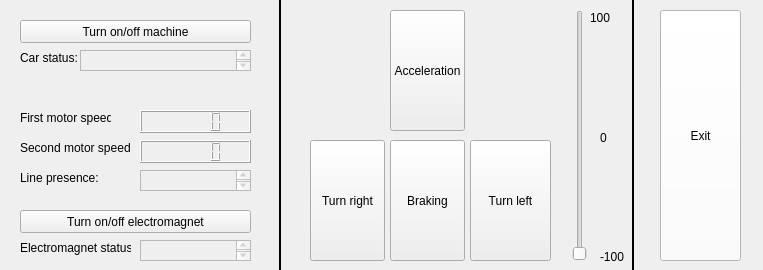
<?xml version="1.0" encoding="UTF-8"?>
<ui version="4.0">
 <class>Widget</class>
 <widget class="QWidget" name="Widget">
  <property name="geometry">
   <rect>
    <x>0</x>
    <y>0</y>
    <width>763</width>
    <height>270</height>
   </rect>
  </property>
  <property name="windowTitle">
   <string>CarInterface</string>
  </property>
  <widget class="QPushButton" name="pushButton">
   <property name="geometry">
    <rect>
     <x>390</x>
     <y>10</y>
     <width>75</width>
     <height>121</height>
    </rect>
   </property>
   <property name="cursor">
    <cursorShape>PointingHandCursor</cursorShape>
   </property>
   <property name="text">
    <string>Acceleration</string>
   </property>
  </widget>
  <widget class="QLabel" name="label">
   <property name="geometry">
    <rect>
     <x>20</x>
     <y>110</y>
     <width>91</width>
     <height>16</height>
    </rect>
   </property>
   <property name="text">
    <string>First motor speed:</string>
   </property>
  </widget>
  <widget class="QPushButton" name="pushButton_2">
   <property name="geometry">
    <rect>
     <x>390</x>
     <y>140</y>
     <width>75</width>
     <height>121</height>
    </rect>
   </property>
   <property name="cursor">
    <cursorShape>PointingHandCursor</cursorShape>
   </property>
   <property name="text">
    <string>Braking</string>
   </property>
  </widget>
  <widget class="QPushButton" name="pushButton_3">
   <property name="geometry">
    <rect>
     <x>470</x>
     <y>140</y>
     <width>81</width>
     <height>121</height>
    </rect>
   </property>
   <property name="cursor">
    <cursorShape>PointingHandCursor</cursorShape>
   </property>
   <property name="text">
    <string>Turn left</string>
   </property>
  </widget>
  <widget class="QPushButton" name="pushButton_4">
   <property name="geometry">
    <rect>
     <x>310</x>
     <y>140</y>
     <width>75</width>
     <height>121</height>
    </rect>
   </property>
   <property name="cursor">
    <cursorShape>PointingHandCursor</cursorShape>
   </property>
   <property name="text">
    <string>Turn right</string>
   </property>
  </widget>
  <widget class="QLabel" name="label_2">
   <property name="geometry">
    <rect>
     <x>20</x>
     <y>50</y>
     <width>71</width>
     <height>16</height>
    </rect>
   </property>
   <property name="text">
    <string>Car status:</string>
   </property>
  </widget>
  <widget class="QTextEdit" name="textEdit">
   <property name="enabled">
    <bool>false</bool>
   </property>
   <property name="geometry">
    <rect>
     <x>80</x>
     <y>50</y>
     <width>171</width>
     <height>21</height>
    </rect>
   </property>
  </widget>
  <widget class="QPushButton" name="pushButton_5">
   <property name="geometry">
    <rect>
     <x>20</x>
     <y>20</y>
     <width>231</width>
     <height>23</height>
    </rect>
   </property>
   <property name="cursor">
    <cursorShape>PointingHandCursor</cursorShape>
   </property>
   <property name="text">
    <string>Turn on/off machine</string>
   </property>
  </widget>
  <widget class="QLabel" name="label_3">
   <property name="geometry">
    <rect>
     <x>20</x>
     <y>140</y>
     <width>111</width>
     <height>16</height>
    </rect>
   </property>
   <property name="text">
    <string>Second motor speed:</string>
   </property>
  </widget>
  <widget class="QLabel" name="label_4">
   <property name="geometry">
    <rect>
     <x>20</x>
     <y>170</y>
     <width>101</width>
     <height>16</height>
    </rect>
   </property>
   <property name="text">
    <string>Line presence:</string>
   </property>
  </widget>
  <widget class="QTextEdit" name="textEdit_4">
   <property name="enabled">
    <bool>false</bool>
   </property>
   <property name="geometry">
    <rect>
     <x>140</x>
     <y>170</y>
     <width>111</width>
     <height>21</height>
    </rect>
   </property>
  </widget>
  <widget class="QLabel" name="label_5">
   <property name="geometry">
    <rect>
     <x>20</x>
     <y>240</y>
     <width>111</width>
     <height>16</height>
    </rect>
   </property>
   <property name="text">
    <string>Electromagnet status:</string>
   </property>
  </widget>
  <widget class="QTextEdit" name="textEdit_5">
   <property name="enabled">
    <bool>false</bool>
   </property>
   <property name="geometry">
    <rect>
     <x>140</x>
     <y>240</y>
     <width>111</width>
     <height>21</height>
    </rect>
   </property>
  </widget>
  <widget class="QPushButton" name="pushButton_6">
   <property name="geometry">
    <rect>
     <x>20</x>
     <y>210</y>
     <width>231</width>
     <height>23</height>
    </rect>
   </property>
   <property name="cursor">
    <cursorShape>PointingHandCursor</cursorShape>
   </property>
   <property name="text">
    <string>Turn on/off electromagnet</string>
   </property>
  </widget>
  <widget class="QSlider" name="verticalSlider">
   <property name="geometry">
    <rect>
     <x>570</x>
     <y>10</y>
     <width>20</width>
     <height>251</height>
    </rect>
   </property>
   <property name="orientation">
    <enum>Qt::Vertical</enum>
   </property>
  </widget>
  <widget class="QLabel" name="label_6">
   <property name="geometry">
    <rect>
     <x>600</x>
     <y>130</y>
     <width>16</width>
     <height>16</height>
    </rect>
   </property>
   <property name="text">
    <string>0</string>
   </property>
  </widget>
  <widget class="QLabel" name="label_7">
   <property name="geometry">
    <rect>
     <x>600</x>
     <y>250</y>
     <width>46</width>
     <height>13</height>
    </rect>
   </property>
   <property name="text">
    <string>-100</string>
   </property>
  </widget>
  <widget class="QLabel" name="label_8">
   <property name="geometry">
    <rect>
     <x>590</x>
     <y>10</y>
     <width>31</width>
     <height>16</height>
    </rect>
   </property>
   <property name="text">
    <string>100</string>
   </property>
  </widget>
  <widget class="QLCDNumber" name="lcdNumber">
   <property name="geometry">
    <rect>
     <x>140</x>
     <y>110</y>
     <width>111</width>
     <height>23</height>
    </rect>
   </property>
  </widget>
  <widget class="QLCDNumber" name="lcdNumber_2">
   <property name="geometry">
    <rect>
     <x>140</x>
     <y>140</y>
     <width>111</width>
     <height>23</height>
    </rect>
   </property>
  </widget>
  <widget class="Line" name="line">
   <property name="geometry">
    <rect>
     <x>270</x>
     <y>0</y>
     <width>20</width>
     <height>271</height>
    </rect>
   </property>
   <property name="palette">
    <palette>
     <active>
      <colorrole role="WindowText">
       <brush brushstyle="SolidPattern">
        <color alpha="255">
         <red>255</red>
         <green>255</green>
         <blue>255</blue>
        </color>
       </brush>
      </colorrole>
      <colorrole role="Button">
       <brush brushstyle="SolidPattern">
        <color alpha="255">
         <red>0</red>
         <green>0</green>
         <blue>0</blue>
        </color>
       </brush>
      </colorrole>
      <colorrole role="Light">
       <brush brushstyle="SolidPattern">
        <color alpha="255">
         <red>0</red>
         <green>0</green>
         <blue>0</blue>
        </color>
       </brush>
      </colorrole>
      <colorrole role="Midlight">
       <brush brushstyle="SolidPattern">
        <color alpha="255">
         <red>0</red>
         <green>0</green>
         <blue>0</blue>
        </color>
       </brush>
      </colorrole>
      <colorrole role="Dark">
       <brush brushstyle="SolidPattern">
        <color alpha="255">
         <red>0</red>
         <green>0</green>
         <blue>0</blue>
        </color>
       </brush>
      </colorrole>
      <colorrole role="Mid">
       <brush brushstyle="SolidPattern">
        <color alpha="255">
         <red>0</red>
         <green>0</green>
         <blue>0</blue>
        </color>
       </brush>
      </colorrole>
      <colorrole role="Text">
       <brush brushstyle="SolidPattern">
        <color alpha="255">
         <red>255</red>
         <green>255</green>
         <blue>255</blue>
        </color>
       </brush>
      </colorrole>
      <colorrole role="BrightText">
       <brush brushstyle="SolidPattern">
        <color alpha="255">
         <red>255</red>
         <green>255</green>
         <blue>255</blue>
        </color>
       </brush>
      </colorrole>
      <colorrole role="ButtonText">
       <brush brushstyle="SolidPattern">
        <color alpha="255">
         <red>255</red>
         <green>255</green>
         <blue>255</blue>
        </color>
       </brush>
      </colorrole>
      <colorrole role="Base">
       <brush brushstyle="SolidPattern">
        <color alpha="255">
         <red>0</red>
         <green>0</green>
         <blue>0</blue>
        </color>
       </brush>
      </colorrole>
      <colorrole role="Window">
       <brush brushstyle="SolidPattern">
        <color alpha="255">
         <red>0</red>
         <green>0</green>
         <blue>0</blue>
        </color>
       </brush>
      </colorrole>
      <colorrole role="Shadow">
       <brush brushstyle="SolidPattern">
        <color alpha="255">
         <red>0</red>
         <green>0</green>
         <blue>0</blue>
        </color>
       </brush>
      </colorrole>
      <colorrole role="AlternateBase">
       <brush brushstyle="SolidPattern">
        <color alpha="255">
         <red>0</red>
         <green>0</green>
         <blue>0</blue>
        </color>
       </brush>
      </colorrole>
      <colorrole role="ToolTipBase">
       <brush brushstyle="SolidPattern">
        <color alpha="255">
         <red>255</red>
         <green>255</green>
         <blue>220</blue>
        </color>
       </brush>
      </colorrole>
      <colorrole role="ToolTipText">
       <brush brushstyle="SolidPattern">
        <color alpha="255">
         <red>0</red>
         <green>0</green>
         <blue>0</blue>
        </color>
       </brush>
      </colorrole>
     </active>
     <inactive>
      <colorrole role="WindowText">
       <brush brushstyle="SolidPattern">
        <color alpha="255">
         <red>255</red>
         <green>255</green>
         <blue>255</blue>
        </color>
       </brush>
      </colorrole>
      <colorrole role="Button">
       <brush brushstyle="SolidPattern">
        <color alpha="255">
         <red>0</red>
         <green>0</green>
         <blue>0</blue>
        </color>
       </brush>
      </colorrole>
      <colorrole role="Light">
       <brush brushstyle="SolidPattern">
        <color alpha="255">
         <red>0</red>
         <green>0</green>
         <blue>0</blue>
        </color>
       </brush>
      </colorrole>
      <colorrole role="Midlight">
       <brush brushstyle="SolidPattern">
        <color alpha="255">
         <red>0</red>
         <green>0</green>
         <blue>0</blue>
        </color>
       </brush>
      </colorrole>
      <colorrole role="Dark">
       <brush brushstyle="SolidPattern">
        <color alpha="255">
         <red>0</red>
         <green>0</green>
         <blue>0</blue>
        </color>
       </brush>
      </colorrole>
      <colorrole role="Mid">
       <brush brushstyle="SolidPattern">
        <color alpha="255">
         <red>0</red>
         <green>0</green>
         <blue>0</blue>
        </color>
       </brush>
      </colorrole>
      <colorrole role="Text">
       <brush brushstyle="SolidPattern">
        <color alpha="255">
         <red>255</red>
         <green>255</green>
         <blue>255</blue>
        </color>
       </brush>
      </colorrole>
      <colorrole role="BrightText">
       <brush brushstyle="SolidPattern">
        <color alpha="255">
         <red>255</red>
         <green>255</green>
         <blue>255</blue>
        </color>
       </brush>
      </colorrole>
      <colorrole role="ButtonText">
       <brush brushstyle="SolidPattern">
        <color alpha="255">
         <red>255</red>
         <green>255</green>
         <blue>255</blue>
        </color>
       </brush>
      </colorrole>
      <colorrole role="Base">
       <brush brushstyle="SolidPattern">
        <color alpha="255">
         <red>0</red>
         <green>0</green>
         <blue>0</blue>
        </color>
       </brush>
      </colorrole>
      <colorrole role="Window">
       <brush brushstyle="SolidPattern">
        <color alpha="255">
         <red>0</red>
         <green>0</green>
         <blue>0</blue>
        </color>
       </brush>
      </colorrole>
      <colorrole role="Shadow">
       <brush brushstyle="SolidPattern">
        <color alpha="255">
         <red>0</red>
         <green>0</green>
         <blue>0</blue>
        </color>
       </brush>
      </colorrole>
      <colorrole role="AlternateBase">
       <brush brushstyle="SolidPattern">
        <color alpha="255">
         <red>0</red>
         <green>0</green>
         <blue>0</blue>
        </color>
       </brush>
      </colorrole>
      <colorrole role="ToolTipBase">
       <brush brushstyle="SolidPattern">
        <color alpha="255">
         <red>255</red>
         <green>255</green>
         <blue>220</blue>
        </color>
       </brush>
      </colorrole>
      <colorrole role="ToolTipText">
       <brush brushstyle="SolidPattern">
        <color alpha="255">
         <red>0</red>
         <green>0</green>
         <blue>0</blue>
        </color>
       </brush>
      </colorrole>
     </inactive>
     <disabled>
      <colorrole role="WindowText">
       <brush brushstyle="SolidPattern">
        <color alpha="255">
         <red>0</red>
         <green>0</green>
         <blue>0</blue>
        </color>
       </brush>
      </colorrole>
      <colorrole role="Button">
       <brush brushstyle="SolidPattern">
        <color alpha="255">
         <red>0</red>
         <green>0</green>
         <blue>0</blue>
        </color>
       </brush>
      </colorrole>
      <colorrole role="Light">
       <brush brushstyle="SolidPattern">
        <color alpha="255">
         <red>0</red>
         <green>0</green>
         <blue>0</blue>
        </color>
       </brush>
      </colorrole>
      <colorrole role="Midlight">
       <brush brushstyle="SolidPattern">
        <color alpha="255">
         <red>0</red>
         <green>0</green>
         <blue>0</blue>
        </color>
       </brush>
      </colorrole>
      <colorrole role="Dark">
       <brush brushstyle="SolidPattern">
        <color alpha="255">
         <red>0</red>
         <green>0</green>
         <blue>0</blue>
        </color>
       </brush>
      </colorrole>
      <colorrole role="Mid">
       <brush brushstyle="SolidPattern">
        <color alpha="255">
         <red>0</red>
         <green>0</green>
         <blue>0</blue>
        </color>
       </brush>
      </colorrole>
      <colorrole role="Text">
       <brush brushstyle="SolidPattern">
        <color alpha="255">
         <red>0</red>
         <green>0</green>
         <blue>0</blue>
        </color>
       </brush>
      </colorrole>
      <colorrole role="BrightText">
       <brush brushstyle="SolidPattern">
        <color alpha="255">
         <red>255</red>
         <green>255</green>
         <blue>255</blue>
        </color>
       </brush>
      </colorrole>
      <colorrole role="ButtonText">
       <brush brushstyle="SolidPattern">
        <color alpha="255">
         <red>0</red>
         <green>0</green>
         <blue>0</blue>
        </color>
       </brush>
      </colorrole>
      <colorrole role="Base">
       <brush brushstyle="SolidPattern">
        <color alpha="255">
         <red>0</red>
         <green>0</green>
         <blue>0</blue>
        </color>
       </brush>
      </colorrole>
      <colorrole role="Window">
       <brush brushstyle="SolidPattern">
        <color alpha="255">
         <red>0</red>
         <green>0</green>
         <blue>0</blue>
        </color>
       </brush>
      </colorrole>
      <colorrole role="Shadow">
       <brush brushstyle="SolidPattern">
        <color alpha="255">
         <red>0</red>
         <green>0</green>
         <blue>0</blue>
        </color>
       </brush>
      </colorrole>
      <colorrole role="AlternateBase">
       <brush brushstyle="SolidPattern">
        <color alpha="255">
         <red>0</red>
         <green>0</green>
         <blue>0</blue>
        </color>
       </brush>
      </colorrole>
      <colorrole role="ToolTipBase">
       <brush brushstyle="SolidPattern">
        <color alpha="255">
         <red>255</red>
         <green>255</green>
         <blue>220</blue>
        </color>
       </brush>
      </colorrole>
      <colorrole role="ToolTipText">
       <brush brushstyle="SolidPattern">
        <color alpha="255">
         <red>0</red>
         <green>0</green>
         <blue>0</blue>
        </color>
       </brush>
      </colorrole>
     </disabled>
    </palette>
   </property>
   <property name="orientation">
    <enum>Qt::Vertical</enum>
   </property>
  </widget>
  <widget class="Line" name="line_2">
   <property name="geometry">
    <rect>
     <x>623</x>
     <y>-10</y>
     <width>20</width>
     <height>291</height>
    </rect>
   </property>
   <property name="palette">
    <palette>
     <active>
      <colorrole role="WindowText">
       <brush brushstyle="SolidPattern">
        <color alpha="255">
         <red>255</red>
         <green>255</green>
         <blue>255</blue>
        </color>
       </brush>
      </colorrole>
      <colorrole role="Button">
       <brush brushstyle="SolidPattern">
        <color alpha="255">
         <red>0</red>
         <green>0</green>
         <blue>0</blue>
        </color>
       </brush>
      </colorrole>
      <colorrole role="Light">
       <brush brushstyle="SolidPattern">
        <color alpha="255">
         <red>0</red>
         <green>0</green>
         <blue>0</blue>
        </color>
       </brush>
      </colorrole>
      <colorrole role="Midlight">
       <brush brushstyle="SolidPattern">
        <color alpha="255">
         <red>0</red>
         <green>0</green>
         <blue>0</blue>
        </color>
       </brush>
      </colorrole>
      <colorrole role="Dark">
       <brush brushstyle="SolidPattern">
        <color alpha="255">
         <red>0</red>
         <green>0</green>
         <blue>0</blue>
        </color>
       </brush>
      </colorrole>
      <colorrole role="Mid">
       <brush brushstyle="SolidPattern">
        <color alpha="255">
         <red>0</red>
         <green>0</green>
         <blue>0</blue>
        </color>
       </brush>
      </colorrole>
      <colorrole role="Text">
       <brush brushstyle="SolidPattern">
        <color alpha="255">
         <red>255</red>
         <green>255</green>
         <blue>255</blue>
        </color>
       </brush>
      </colorrole>
      <colorrole role="BrightText">
       <brush brushstyle="SolidPattern">
        <color alpha="255">
         <red>255</red>
         <green>255</green>
         <blue>255</blue>
        </color>
       </brush>
      </colorrole>
      <colorrole role="ButtonText">
       <brush brushstyle="SolidPattern">
        <color alpha="255">
         <red>255</red>
         <green>255</green>
         <blue>255</blue>
        </color>
       </brush>
      </colorrole>
      <colorrole role="Base">
       <brush brushstyle="SolidPattern">
        <color alpha="255">
         <red>0</red>
         <green>0</green>
         <blue>0</blue>
        </color>
       </brush>
      </colorrole>
      <colorrole role="Window">
       <brush brushstyle="SolidPattern">
        <color alpha="255">
         <red>0</red>
         <green>0</green>
         <blue>0</blue>
        </color>
       </brush>
      </colorrole>
      <colorrole role="Shadow">
       <brush brushstyle="SolidPattern">
        <color alpha="255">
         <red>0</red>
         <green>0</green>
         <blue>0</blue>
        </color>
       </brush>
      </colorrole>
      <colorrole role="AlternateBase">
       <brush brushstyle="SolidPattern">
        <color alpha="255">
         <red>0</red>
         <green>0</green>
         <blue>0</blue>
        </color>
       </brush>
      </colorrole>
      <colorrole role="ToolTipBase">
       <brush brushstyle="SolidPattern">
        <color alpha="255">
         <red>255</red>
         <green>255</green>
         <blue>220</blue>
        </color>
       </brush>
      </colorrole>
      <colorrole role="ToolTipText">
       <brush brushstyle="SolidPattern">
        <color alpha="255">
         <red>0</red>
         <green>0</green>
         <blue>0</blue>
        </color>
       </brush>
      </colorrole>
     </active>
     <inactive>
      <colorrole role="WindowText">
       <brush brushstyle="SolidPattern">
        <color alpha="255">
         <red>255</red>
         <green>255</green>
         <blue>255</blue>
        </color>
       </brush>
      </colorrole>
      <colorrole role="Button">
       <brush brushstyle="SolidPattern">
        <color alpha="255">
         <red>0</red>
         <green>0</green>
         <blue>0</blue>
        </color>
       </brush>
      </colorrole>
      <colorrole role="Light">
       <brush brushstyle="SolidPattern">
        <color alpha="255">
         <red>0</red>
         <green>0</green>
         <blue>0</blue>
        </color>
       </brush>
      </colorrole>
      <colorrole role="Midlight">
       <brush brushstyle="SolidPattern">
        <color alpha="255">
         <red>0</red>
         <green>0</green>
         <blue>0</blue>
        </color>
       </brush>
      </colorrole>
      <colorrole role="Dark">
       <brush brushstyle="SolidPattern">
        <color alpha="255">
         <red>0</red>
         <green>0</green>
         <blue>0</blue>
        </color>
       </brush>
      </colorrole>
      <colorrole role="Mid">
       <brush brushstyle="SolidPattern">
        <color alpha="255">
         <red>0</red>
         <green>0</green>
         <blue>0</blue>
        </color>
       </brush>
      </colorrole>
      <colorrole role="Text">
       <brush brushstyle="SolidPattern">
        <color alpha="255">
         <red>255</red>
         <green>255</green>
         <blue>255</blue>
        </color>
       </brush>
      </colorrole>
      <colorrole role="BrightText">
       <brush brushstyle="SolidPattern">
        <color alpha="255">
         <red>255</red>
         <green>255</green>
         <blue>255</blue>
        </color>
       </brush>
      </colorrole>
      <colorrole role="ButtonText">
       <brush brushstyle="SolidPattern">
        <color alpha="255">
         <red>255</red>
         <green>255</green>
         <blue>255</blue>
        </color>
       </brush>
      </colorrole>
      <colorrole role="Base">
       <brush brushstyle="SolidPattern">
        <color alpha="255">
         <red>0</red>
         <green>0</green>
         <blue>0</blue>
        </color>
       </brush>
      </colorrole>
      <colorrole role="Window">
       <brush brushstyle="SolidPattern">
        <color alpha="255">
         <red>0</red>
         <green>0</green>
         <blue>0</blue>
        </color>
       </brush>
      </colorrole>
      <colorrole role="Shadow">
       <brush brushstyle="SolidPattern">
        <color alpha="255">
         <red>0</red>
         <green>0</green>
         <blue>0</blue>
        </color>
       </brush>
      </colorrole>
      <colorrole role="AlternateBase">
       <brush brushstyle="SolidPattern">
        <color alpha="255">
         <red>0</red>
         <green>0</green>
         <blue>0</blue>
        </color>
       </brush>
      </colorrole>
      <colorrole role="ToolTipBase">
       <brush brushstyle="SolidPattern">
        <color alpha="255">
         <red>255</red>
         <green>255</green>
         <blue>220</blue>
        </color>
       </brush>
      </colorrole>
      <colorrole role="ToolTipText">
       <brush brushstyle="SolidPattern">
        <color alpha="255">
         <red>0</red>
         <green>0</green>
         <blue>0</blue>
        </color>
       </brush>
      </colorrole>
     </inactive>
     <disabled>
      <colorrole role="WindowText">
       <brush brushstyle="SolidPattern">
        <color alpha="255">
         <red>0</red>
         <green>0</green>
         <blue>0</blue>
        </color>
       </brush>
      </colorrole>
      <colorrole role="Button">
       <brush brushstyle="SolidPattern">
        <color alpha="255">
         <red>0</red>
         <green>0</green>
         <blue>0</blue>
        </color>
       </brush>
      </colorrole>
      <colorrole role="Light">
       <brush brushstyle="SolidPattern">
        <color alpha="255">
         <red>0</red>
         <green>0</green>
         <blue>0</blue>
        </color>
       </brush>
      </colorrole>
      <colorrole role="Midlight">
       <brush brushstyle="SolidPattern">
        <color alpha="255">
         <red>0</red>
         <green>0</green>
         <blue>0</blue>
        </color>
       </brush>
      </colorrole>
      <colorrole role="Dark">
       <brush brushstyle="SolidPattern">
        <color alpha="255">
         <red>0</red>
         <green>0</green>
         <blue>0</blue>
        </color>
       </brush>
      </colorrole>
      <colorrole role="Mid">
       <brush brushstyle="SolidPattern">
        <color alpha="255">
         <red>0</red>
         <green>0</green>
         <blue>0</blue>
        </color>
       </brush>
      </colorrole>
      <colorrole role="Text">
       <brush brushstyle="SolidPattern">
        <color alpha="255">
         <red>0</red>
         <green>0</green>
         <blue>0</blue>
        </color>
       </brush>
      </colorrole>
      <colorrole role="BrightText">
       <brush brushstyle="SolidPattern">
        <color alpha="255">
         <red>255</red>
         <green>255</green>
         <blue>255</blue>
        </color>
       </brush>
      </colorrole>
      <colorrole role="ButtonText">
       <brush brushstyle="SolidPattern">
        <color alpha="255">
         <red>0</red>
         <green>0</green>
         <blue>0</blue>
        </color>
       </brush>
      </colorrole>
      <colorrole role="Base">
       <brush brushstyle="SolidPattern">
        <color alpha="255">
         <red>0</red>
         <green>0</green>
         <blue>0</blue>
        </color>
       </brush>
      </colorrole>
      <colorrole role="Window">
       <brush brushstyle="SolidPattern">
        <color alpha="255">
         <red>0</red>
         <green>0</green>
         <blue>0</blue>
        </color>
       </brush>
      </colorrole>
      <colorrole role="Shadow">
       <brush brushstyle="SolidPattern">
        <color alpha="255">
         <red>0</red>
         <green>0</green>
         <blue>0</blue>
        </color>
       </brush>
      </colorrole>
      <colorrole role="AlternateBase">
       <brush brushstyle="SolidPattern">
        <color alpha="255">
         <red>0</red>
         <green>0</green>
         <blue>0</blue>
        </color>
       </brush>
      </colorrole>
      <colorrole role="ToolTipBase">
       <brush brushstyle="SolidPattern">
        <color alpha="255">
         <red>255</red>
         <green>255</green>
         <blue>220</blue>
        </color>
       </brush>
      </colorrole>
      <colorrole role="ToolTipText">
       <brush brushstyle="SolidPattern">
        <color alpha="255">
         <red>0</red>
         <green>0</green>
         <blue>0</blue>
        </color>
       </brush>
      </colorrole>
     </disabled>
    </palette>
   </property>
   <property name="orientation">
    <enum>Qt::Vertical</enum>
   </property>
  </widget>
  <widget class="QPushButton" name="pushButton_7">
   <property name="geometry">
    <rect>
     <x>660</x>
     <y>10</y>
     <width>81</width>
     <height>251</height>
    </rect>
   </property>
   <property name="palette">
    <palette>
     <active>
      <colorrole role="WindowText">
       <brush brushstyle="SolidPattern">
        <color alpha="255">
         <red>0</red>
         <green>0</green>
         <blue>0</blue>
        </color>
       </brush>
      </colorrole>
      <colorrole role="Button">
       <brush brushstyle="SolidPattern">
        <color alpha="255">
         <red>255</red>
         <green>255</green>
         <blue>255</blue>
        </color>
       </brush>
      </colorrole>
      <colorrole role="Light">
       <brush brushstyle="SolidPattern">
        <color alpha="255">
         <red>255</red>
         <green>255</green>
         <blue>255</blue>
        </color>
       </brush>
      </colorrole>
      <colorrole role="Midlight">
       <brush brushstyle="SolidPattern">
        <color alpha="255">
         <red>255</red>
         <green>255</green>
         <blue>255</blue>
        </color>
       </brush>
      </colorrole>
      <colorrole role="Dark">
       <brush brushstyle="SolidPattern">
        <color alpha="255">
         <red>127</red>
         <green>127</green>
         <blue>127</blue>
        </color>
       </brush>
      </colorrole>
      <colorrole role="Mid">
       <brush brushstyle="SolidPattern">
        <color alpha="255">
         <red>170</red>
         <green>170</green>
         <blue>170</blue>
        </color>
       </brush>
      </colorrole>
      <colorrole role="Text">
       <brush brushstyle="SolidPattern">
        <color alpha="255">
         <red>0</red>
         <green>0</green>
         <blue>0</blue>
        </color>
       </brush>
      </colorrole>
      <colorrole role="BrightText">
       <brush brushstyle="SolidPattern">
        <color alpha="255">
         <red>255</red>
         <green>255</green>
         <blue>255</blue>
        </color>
       </brush>
      </colorrole>
      <colorrole role="ButtonText">
       <brush brushstyle="SolidPattern">
        <color alpha="255">
         <red>0</red>
         <green>0</green>
         <blue>0</blue>
        </color>
       </brush>
      </colorrole>
      <colorrole role="Base">
       <brush brushstyle="SolidPattern">
        <color alpha="255">
         <red>255</red>
         <green>255</green>
         <blue>255</blue>
        </color>
       </brush>
      </colorrole>
      <colorrole role="Window">
       <brush brushstyle="SolidPattern">
        <color alpha="255">
         <red>255</red>
         <green>255</green>
         <blue>255</blue>
        </color>
       </brush>
      </colorrole>
      <colorrole role="Shadow">
       <brush brushstyle="SolidPattern">
        <color alpha="255">
         <red>0</red>
         <green>0</green>
         <blue>0</blue>
        </color>
       </brush>
      </colorrole>
      <colorrole role="AlternateBase">
       <brush brushstyle="SolidPattern">
        <color alpha="255">
         <red>255</red>
         <green>255</green>
         <blue>255</blue>
        </color>
       </brush>
      </colorrole>
      <colorrole role="ToolTipBase">
       <brush brushstyle="SolidPattern">
        <color alpha="255">
         <red>255</red>
         <green>255</green>
         <blue>220</blue>
        </color>
       </brush>
      </colorrole>
      <colorrole role="ToolTipText">
       <brush brushstyle="SolidPattern">
        <color alpha="255">
         <red>0</red>
         <green>0</green>
         <blue>0</blue>
        </color>
       </brush>
      </colorrole>
     </active>
     <inactive>
      <colorrole role="WindowText">
       <brush brushstyle="SolidPattern">
        <color alpha="255">
         <red>0</red>
         <green>0</green>
         <blue>0</blue>
        </color>
       </brush>
      </colorrole>
      <colorrole role="Button">
       <brush brushstyle="SolidPattern">
        <color alpha="255">
         <red>255</red>
         <green>255</green>
         <blue>255</blue>
        </color>
       </brush>
      </colorrole>
      <colorrole role="Light">
       <brush brushstyle="SolidPattern">
        <color alpha="255">
         <red>255</red>
         <green>255</green>
         <blue>255</blue>
        </color>
       </brush>
      </colorrole>
      <colorrole role="Midlight">
       <brush brushstyle="SolidPattern">
        <color alpha="255">
         <red>255</red>
         <green>255</green>
         <blue>255</blue>
        </color>
       </brush>
      </colorrole>
      <colorrole role="Dark">
       <brush brushstyle="SolidPattern">
        <color alpha="255">
         <red>127</red>
         <green>127</green>
         <blue>127</blue>
        </color>
       </brush>
      </colorrole>
      <colorrole role="Mid">
       <brush brushstyle="SolidPattern">
        <color alpha="255">
         <red>170</red>
         <green>170</green>
         <blue>170</blue>
        </color>
       </brush>
      </colorrole>
      <colorrole role="Text">
       <brush brushstyle="SolidPattern">
        <color alpha="255">
         <red>0</red>
         <green>0</green>
         <blue>0</blue>
        </color>
       </brush>
      </colorrole>
      <colorrole role="BrightText">
       <brush brushstyle="SolidPattern">
        <color alpha="255">
         <red>255</red>
         <green>255</green>
         <blue>255</blue>
        </color>
       </brush>
      </colorrole>
      <colorrole role="ButtonText">
       <brush brushstyle="SolidPattern">
        <color alpha="255">
         <red>0</red>
         <green>0</green>
         <blue>0</blue>
        </color>
       </brush>
      </colorrole>
      <colorrole role="Base">
       <brush brushstyle="SolidPattern">
        <color alpha="255">
         <red>255</red>
         <green>255</green>
         <blue>255</blue>
        </color>
       </brush>
      </colorrole>
      <colorrole role="Window">
       <brush brushstyle="SolidPattern">
        <color alpha="255">
         <red>255</red>
         <green>255</green>
         <blue>255</blue>
        </color>
       </brush>
      </colorrole>
      <colorrole role="Shadow">
       <brush brushstyle="SolidPattern">
        <color alpha="255">
         <red>0</red>
         <green>0</green>
         <blue>0</blue>
        </color>
       </brush>
      </colorrole>
      <colorrole role="AlternateBase">
       <brush brushstyle="SolidPattern">
        <color alpha="255">
         <red>255</red>
         <green>255</green>
         <blue>255</blue>
        </color>
       </brush>
      </colorrole>
      <colorrole role="ToolTipBase">
       <brush brushstyle="SolidPattern">
        <color alpha="255">
         <red>255</red>
         <green>255</green>
         <blue>220</blue>
        </color>
       </brush>
      </colorrole>
      <colorrole role="ToolTipText">
       <brush brushstyle="SolidPattern">
        <color alpha="255">
         <red>0</red>
         <green>0</green>
         <blue>0</blue>
        </color>
       </brush>
      </colorrole>
     </inactive>
     <disabled>
      <colorrole role="WindowText">
       <brush brushstyle="SolidPattern">
        <color alpha="255">
         <red>127</red>
         <green>127</green>
         <blue>127</blue>
        </color>
       </brush>
      </colorrole>
      <colorrole role="Button">
       <brush brushstyle="SolidPattern">
        <color alpha="255">
         <red>255</red>
         <green>255</green>
         <blue>255</blue>
        </color>
       </brush>
      </colorrole>
      <colorrole role="Light">
       <brush brushstyle="SolidPattern">
        <color alpha="255">
         <red>255</red>
         <green>255</green>
         <blue>255</blue>
        </color>
       </brush>
      </colorrole>
      <colorrole role="Midlight">
       <brush brushstyle="SolidPattern">
        <color alpha="255">
         <red>255</red>
         <green>255</green>
         <blue>255</blue>
        </color>
       </brush>
      </colorrole>
      <colorrole role="Dark">
       <brush brushstyle="SolidPattern">
        <color alpha="255">
         <red>127</red>
         <green>127</green>
         <blue>127</blue>
        </color>
       </brush>
      </colorrole>
      <colorrole role="Mid">
       <brush brushstyle="SolidPattern">
        <color alpha="255">
         <red>170</red>
         <green>170</green>
         <blue>170</blue>
        </color>
       </brush>
      </colorrole>
      <colorrole role="Text">
       <brush brushstyle="SolidPattern">
        <color alpha="255">
         <red>127</red>
         <green>127</green>
         <blue>127</blue>
        </color>
       </brush>
      </colorrole>
      <colorrole role="BrightText">
       <brush brushstyle="SolidPattern">
        <color alpha="255">
         <red>255</red>
         <green>255</green>
         <blue>255</blue>
        </color>
       </brush>
      </colorrole>
      <colorrole role="ButtonText">
       <brush brushstyle="SolidPattern">
        <color alpha="255">
         <red>127</red>
         <green>127</green>
         <blue>127</blue>
        </color>
       </brush>
      </colorrole>
      <colorrole role="Base">
       <brush brushstyle="SolidPattern">
        <color alpha="255">
         <red>255</red>
         <green>255</green>
         <blue>255</blue>
        </color>
       </brush>
      </colorrole>
      <colorrole role="Window">
       <brush brushstyle="SolidPattern">
        <color alpha="255">
         <red>255</red>
         <green>255</green>
         <blue>255</blue>
        </color>
       </brush>
      </colorrole>
      <colorrole role="Shadow">
       <brush brushstyle="SolidPattern">
        <color alpha="255">
         <red>0</red>
         <green>0</green>
         <blue>0</blue>
        </color>
       </brush>
      </colorrole>
      <colorrole role="AlternateBase">
       <brush brushstyle="SolidPattern">
        <color alpha="255">
         <red>255</red>
         <green>255</green>
         <blue>255</blue>
        </color>
       </brush>
      </colorrole>
      <colorrole role="ToolTipBase">
       <brush brushstyle="SolidPattern">
        <color alpha="255">
         <red>255</red>
         <green>255</green>
         <blue>220</blue>
        </color>
       </brush>
      </colorrole>
      <colorrole role="ToolTipText">
       <brush brushstyle="SolidPattern">
        <color alpha="255">
         <red>0</red>
         <green>0</green>
         <blue>0</blue>
        </color>
       </brush>
      </colorrole>
     </disabled>
    </palette>
   </property>
   <property name="cursor">
    <cursorShape>PointingHandCursor</cursorShape>
   </property>
   <property name="text">
    <string>Exit</string>
   </property>
  </widget>
 </widget>
 <layoutdefault spacing="6" margin="11"/>
 <resources/>
 <connections/>
</ui>
